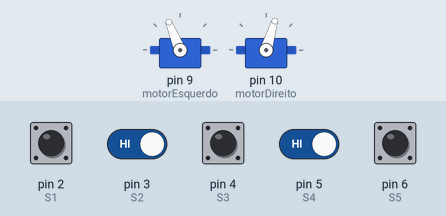
A sketch run on a simulated Arduino Uno, built with avr-gcc and run on an emulated ATmega328P. Parts: 2 × servo. The test bench sets the inputs (shaded band); at power-on: pin 2 (S1), pin 3 (S2), pin 4 (S3), pin 5 (S4), pin 6 (S5) HIGH.

Above: at 1.7 s.
1.8 s: pin 3 (S2) driven LOW
At 2.1 s:
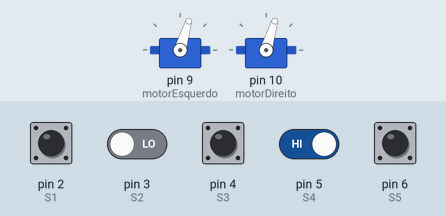
3.3 s: pin 3 (S2) driven HIGH
At 4.2 s:
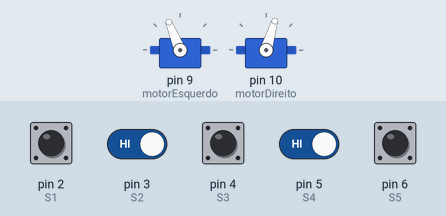
4.8 s: pin 5 (S4) driven LOW
At 5.7 s:
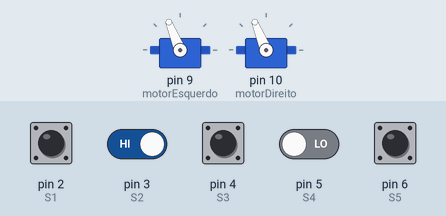
6.3 s: pin 5 (S4) driven HIGH
At 6.6 s:
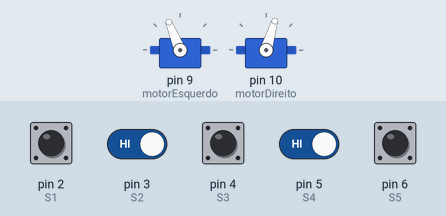
Timing chart, 0 to 8.8 s (numbered marks = the images above; inputs shaded):
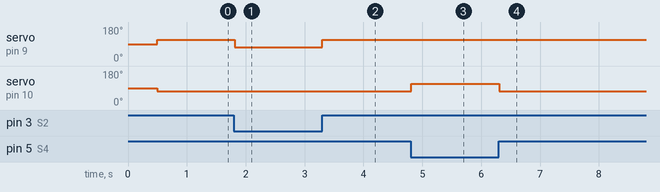

The sketch:

C_digo_Valentina___Lorenzo_AJ_VEL.ino
```cpp
#include <Servo.h>

Servo motorEsquerdo;
Servo motorDireito;

// =================================================================
// ⚙️ AJUSTE DE VELOCIDADE (De 1 a 5)
// 1 = Muito Lento | 2 = Lento (Original) | 3 = Médio | 4 = Rápido | 5 = Máximo
int velocidadeRobo = 2;
// =================================================================

const int S1 = 2;
const int S2 = 3;
const int S3 = 4;
const int S4 = 5;
const int S5 = 6;

void setup() {
  pinMode(S1, INPUT);
  pinMode(S2, INPUT);
  pinMode(S3, INPUT);
  pinMode(S4, INPUT);
  pinMode(S5, INPUT);

  motorEsquerdo.attach(9);
  motorDireito.attach(10);

  delay(500);
}

void loop() {
  int le1 = digitalRead(S1);
  int le2 = digitalRead(S2);
  int le3 = digitalRead(S3);
  int le4 = digitalRead(S4);
  int le5 = digitalRead(S5);

  // ISOLA OS SENSORES 1 E 5 (Força a leitura para Branco/HIGH)
  le1 = HIGH;
  le5 = HIGH;

  // --- NOVA REGRA 0: Cruzamento Simples (+) ---
  if ( (le1 == LOW && le2 == LOW && le3 == LOW && le4 == LOW && le5 == LOW) ||
       (le1 == LOW && le5 == LOW) ) {
    atravessarCruzamento();
  }

  // --- 1. REGRA CRUCIAL: O Empurrãozinho da curva de 90° ---
  else if (le2 == LOW && le3 == LOW && le4 == LOW && le1 == HIGH && le5 == HIGH) {
    andarFrente();
  }
  // --- 2. REGRAS DE CURVA MÁXIMA (3 SENSORES) - Devem vir primeiro! ---
  else if (le1 == LOW && le2 == LOW && le3 == LOW && le4 == HIGH && le5 == HIGH ){
    virarEsquerdaFechada();
  }
  else if (le1 == HIGH && le2 == HIGH && le3 == LOW && le4 == LOW && le5 == LOW ){
    virarDireitaFechada();
  }

  // --- 3. REGRAS DE CURVA PARA A ESQUERDA (2 ou 1 sensor) ---
  else if (le1 == LOW && le2 == LOW && le3 == HIGH && le4 == HIGH && le5 == HIGH) {
    virarEsquerdaFechada();
  }
  else if (le1 == LOW) {
    virarEsquerdaFechada();
  }
  else if (le2 == LOW) {
    virarEsquerdaSuave();
  }

  // --- 4. REGRAS DE CURVA PARA A DIREITA (2 ou 1 sensor) ---
  else if (le1 == HIGH && le2 == HIGH && le3 == HIGH && le4 == LOW && le5 == LOW) {
    virarDireitaFechada();
  }
  else if (le5 == LOW) {
    virarDireitaFechada();
  }
  else if (le4 == LOW) {
    virarDireitaSuave();
  }

  // --- 5. SÓ O MEIO VIU PRETO (Andando retinho na linha) ---
  else if (le3 == LOW) {
    andarFrente();
  }

  // --- 6. O SEGREDO DOS GAPS (Tudo Branco) ---
  else {
    andarFrente();
  }

  delay(20);
}

void andarFrente() {
  int velEsquerda = 1500 + (velocidadeRobo * 100);
  int velDireita = 1500 - (velocidadeRobo * 100);

  if (velEsquerda > 2000) velEsquerda = 2000;
  if (velDireita < 1000) velDireita = 1000;

  motorEsquerdo.writeMicroseconds(velEsquerda);
  motorDireito.writeMicroseconds(velDireita);
}

void virarEsquerdaSuave() {
  int velCurva = 1500 - (velocidadeRobo * 100);
  if (velCurva < 1000) velCurva = 1000;

  motorEsquerdo.writeMicroseconds(velCurva);
  motorDireito.writeMicroseconds(velCurva);
}

void virarDireitaSuave() {
  int velCurva = 1500 + (velocidadeRobo * 100);
  if (velCurva > 2000) velCurva = 2000;

  motorEsquerdo.writeMicroseconds(velCurva);
  motorDireito.writeMicroseconds(velCurva);
}

void virarEsquerdaFechada() {
  motorEsquerdo.writeMicroseconds(1000);
  motorDireito.writeMicroseconds(1000);
}

void virarDireitaFechada() {
  motorEsquerdo.writeMicroseconds(2000);
  motorDireito.writeMicroseconds(2000);
}

void atravessarCruzamento() {
  motorEsquerdo.writeMicroseconds(2000);
  motorDireito.writeMicroseconds(1000);
  delay(400);
}
```

Measured:
- after the input at 1.8 s, servo on pin 9 (motorEsquerdo): 112° → 73° at once
- after the input at 3.3 s, servo on pin 9 (motorEsquerdo): 73° → 112° at once
- after the input at 4.8 s, servo on pin 10 (motorDireito): 73° → 112° at once
- after the input at 6.3 s, servo on pin 10 (motorDireito): 112° → 73° at once
